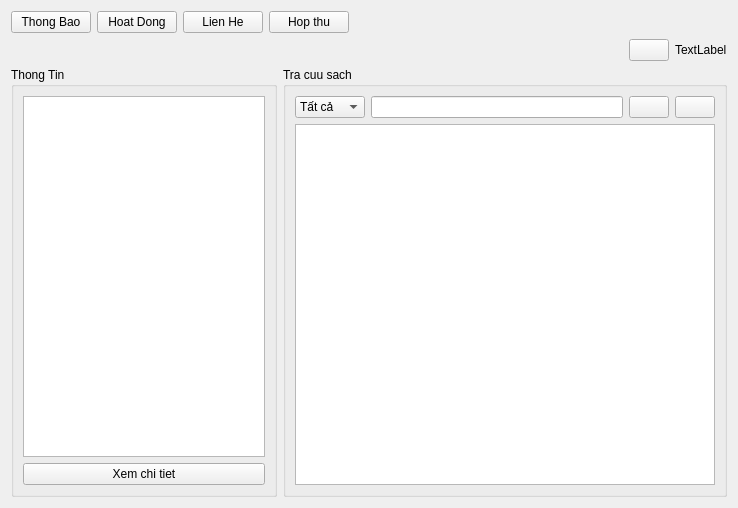
<?xml version="1.0" encoding="UTF-8"?>
<ui version="4.0">
 <class>reader</class>
 <widget class="QWidget" name="reader">
  <property name="geometry">
   <rect>
    <x>0</x>
    <y>0</y>
    <width>738</width>
    <height>508</height>
   </rect>
  </property>
  <property name="windowTitle">
   <string>LIBPRO</string>
  </property>
  <property name="windowIcon">
   <iconset>
    <normaloff>:/iconwindow.png</normaloff>:/iconwindow.png</iconset>
  </property>
  <property name="autoFillBackground">
   <bool>true</bool>
  </property>
  <layout class="QVBoxLayout" name="verticalLayout_3">
   <item>
    <layout class="QHBoxLayout" name="horizontalLayout">
     <item>
      <widget class="QPushButton" name="pushButton_4">
       <property name="text">
        <string>Thong Bao</string>
       </property>
      </widget>
     </item>
     <item>
      <widget class="QPushButton" name="pushButton_8">
       <property name="sizePolicy">
        <sizepolicy hsizetype="Preferred" vsizetype="Preferred">
         <horstretch>0</horstretch>
         <verstretch>0</verstretch>
        </sizepolicy>
       </property>
       <property name="text">
        <string>Hoat Dong</string>
       </property>
      </widget>
     </item>
     <item>
      <widget class="QPushButton" name="pushButton_2">
       <property name="sizePolicy">
        <sizepolicy hsizetype="Preferred" vsizetype="Preferred">
         <horstretch>0</horstretch>
         <verstretch>0</verstretch>
        </sizepolicy>
       </property>
       <property name="text">
        <string>Lien He</string>
       </property>
      </widget>
     </item>
     <item>
      <widget class="QPushButton" name="pushButton_7">
       <property name="sizePolicy">
        <sizepolicy hsizetype="Preferred" vsizetype="Preferred">
         <horstretch>0</horstretch>
         <verstretch>0</verstretch>
        </sizepolicy>
       </property>
       <property name="text">
        <string>Hop thu</string>
       </property>
      </widget>
     </item>
     <item>
      <spacer name="horizontalSpacer">
       <property name="orientation">
        <enum>Qt::Horizontal</enum>
       </property>
       <property name="sizeHint" stdset="0">
        <size>
         <width>40</width>
         <height>20</height>
        </size>
       </property>
      </spacer>
     </item>
    </layout>
   </item>
   <item>
    <layout class="QHBoxLayout" name="horizontalLayout_5">
     <item>
      <spacer name="horizontalSpacer_2">
       <property name="orientation">
        <enum>Qt::Horizontal</enum>
       </property>
       <property name="sizeHint" stdset="0">
        <size>
         <width>40</width>
         <height>20</height>
        </size>
       </property>
      </spacer>
     </item>
     <item>
      <layout class="QHBoxLayout" name="horizontalLayout_2">
       <item>
        <widget class="QPushButton" name="pushButton_6">
         <property name="sizePolicy">
          <sizepolicy hsizetype="Preferred" vsizetype="Fixed">
           <horstretch>0</horstretch>
           <verstretch>0</verstretch>
          </sizepolicy>
         </property>
         <property name="toolTip">
          <string>Giỏ hàng</string>
         </property>
         <property name="text">
          <string/>
         </property>
         <property name="icon">
          <iconset resource="src.qrc">
           <normaloff>:/images/cart.png</normaloff>:/images/cart.png</iconset>
         </property>
         <property name="iconSize">
          <size>
           <width>32</width>
           <height>32</height>
          </size>
         </property>
         <property name="shortcut">
          <string notr="true"/>
         </property>
         <property name="checkable">
          <bool>false</bool>
         </property>
        </widget>
       </item>
       <item>
        <widget class="QLabel" name="label_5">
         <property name="toolTip">
          <string>Số lượng</string>
         </property>
         <property name="text">
          <string>TextLabel</string>
         </property>
        </widget>
       </item>
      </layout>
     </item>
    </layout>
   </item>
   <item>
    <layout class="QHBoxLayout" name="horizontalLayout_4" stretch="3,5">
     <item>
      <widget class="QGroupBox" name="groupBox">
       <property name="title">
        <string>Thong Tin</string>
       </property>
       <layout class="QVBoxLayout" name="verticalLayout">
        <item>
         <widget class="QListView" name="listView"/>
        </item>
        <item>
         <widget class="QPushButton" name="pushButton_9">
          <property name="text">
           <string>Xem chi tiet</string>
          </property>
         </widget>
        </item>
       </layout>
      </widget>
     </item>
     <item>
      <widget class="QGroupBox" name="groupBox_2">
       <property name="title">
        <string>Tra cuu sach</string>
       </property>
       <layout class="QVBoxLayout" name="verticalLayout_2">
        <item>
         <layout class="QHBoxLayout" name="horizontalLayout_3" stretch="0,1,0,0">
          <item>
           <widget class="QComboBox" name="comboBox">
            <property name="sizePolicy">
             <sizepolicy hsizetype="Preferred" vsizetype="Preferred">
              <horstretch>0</horstretch>
              <verstretch>0</verstretch>
             </sizepolicy>
            </property>
            <property name="toolTip">
             <string>Tìm kiếm theo</string>
            </property>
            <item>
             <property name="text">
              <string>Tất cả</string>
             </property>
            </item>
            <item>
             <property name="text">
              <string>Tựa đề</string>
             </property>
            </item>
            <item>
             <property name="text">
              <string>Tác giả</string>
             </property>
            </item>
            <item>
             <property name="text">
              <string>NXB</string>
             </property>
            </item>
            <item>
             <property name="text">
              <string>Năm</string>
             </property>
            </item>
            <item>
             <property name="text">
              <string>ISBN</string>
             </property>
            </item>
           </widget>
          </item>
          <item>
           <widget class="QLineEdit" name="lineEdit">
            <property name="sizePolicy">
             <sizepolicy hsizetype="Preferred" vsizetype="Preferred">
              <horstretch>0</horstretch>
              <verstretch>0</verstretch>
             </sizepolicy>
            </property>
           </widget>
          </item>
          <item>
           <widget class="QPushButton" name="pushButton">
            <property name="sizePolicy">
             <sizepolicy hsizetype="Preferred" vsizetype="Preferred">
              <horstretch>0</horstretch>
              <verstretch>0</verstretch>
             </sizepolicy>
            </property>
            <property name="toolTip">
             <string>Tìm kiếm</string>
            </property>
            <property name="text">
             <string/>
            </property>
            <property name="icon">
             <iconset resource="src.qrc">
              <normaloff>:/images/search-icon.png</normaloff>:/images/search-icon.png</iconset>
            </property>
            <property name="iconSize">
             <size>
              <width>24</width>
              <height>24</height>
             </size>
            </property>
           </widget>
          </item>
          <item>
           <widget class="QPushButton" name="pushButton_3">
            <property name="sizePolicy">
             <sizepolicy hsizetype="Preferred" vsizetype="Preferred">
              <horstretch>0</horstretch>
              <verstretch>0</verstretch>
             </sizepolicy>
            </property>
            <property name="toolTip">
             <string>Thêm vào giỏ hàng</string>
            </property>
            <property name="text">
             <string/>
            </property>
            <property name="icon">
             <iconset resource="src.qrc">
              <normaloff>:/images/add.png</normaloff>:/images/add.png</iconset>
            </property>
            <property name="iconSize">
             <size>
              <width>24</width>
              <height>24</height>
             </size>
            </property>
           </widget>
          </item>
         </layout>
        </item>
        <item>
         <widget class="QTableView" name="tableView"/>
        </item>
       </layout>
      </widget>
     </item>
    </layout>
   </item>
  </layout>
 </widget>
 <resources>
  <include location="src.qrc"/>
 </resources>
 <connections/>
</ui>
